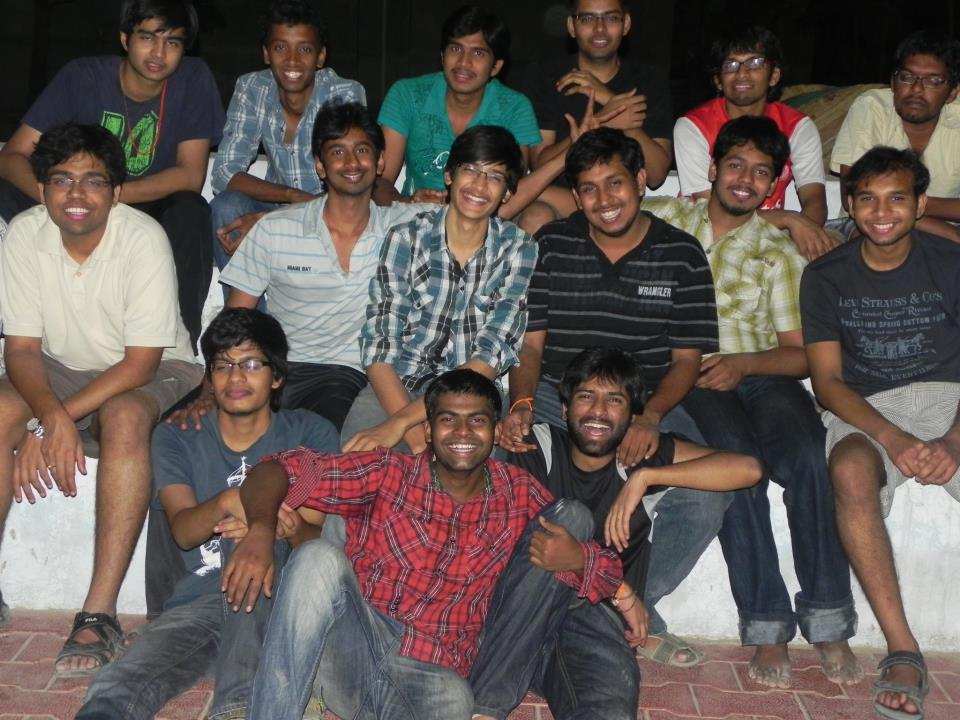
#> input picture gang.jpg, 960 x 720 px
$ python detect_faces.py --face haarcascade_frontalface_default.xml --image gang.jpg
#> lines starting #> are read from the running program, lines starting #| are printed output that depends on the picture
### facedetector.py
import cv2

class FaceDetector:
    def __init__(self , faceCascadePath):
        self.faceCascade = cv2.CascadeClassifier(faceCascadePath)

    def detect(self, image, scaleFactor = 1.1 , minNeighbors = 5,
               minSize = (30,30)):
        rects = self.faceCascade.detectMultiScale(image,
            scaleFactor = scaleFactor,
            minNeighbors = minNeighbors,
            minSize = minSize,
            flags = cv2.CASCADE_SCALE_IMAGE)


        return rects


### detect_faces.py
from __future__ import print_function
from facedetector import FaceDetector
import argparse
import cv2

ap = argparse.ArgumentParser()
ap.add_argument("-f", "--face",required = True,
                help = "path to where the face cascade resides")
ap.add_argument("-i","--image",required = True,
                help = "path to where the image file resides")
args = vars(ap.parse_args())

image = cv2.imread(args["image"])
#> image is the input picture: shape (720, 960, 3); mean B, G, R 83.5, 87.6, 99
gray = cv2.cvtColor(image, cv2.COLOR_BGR2GRAY)
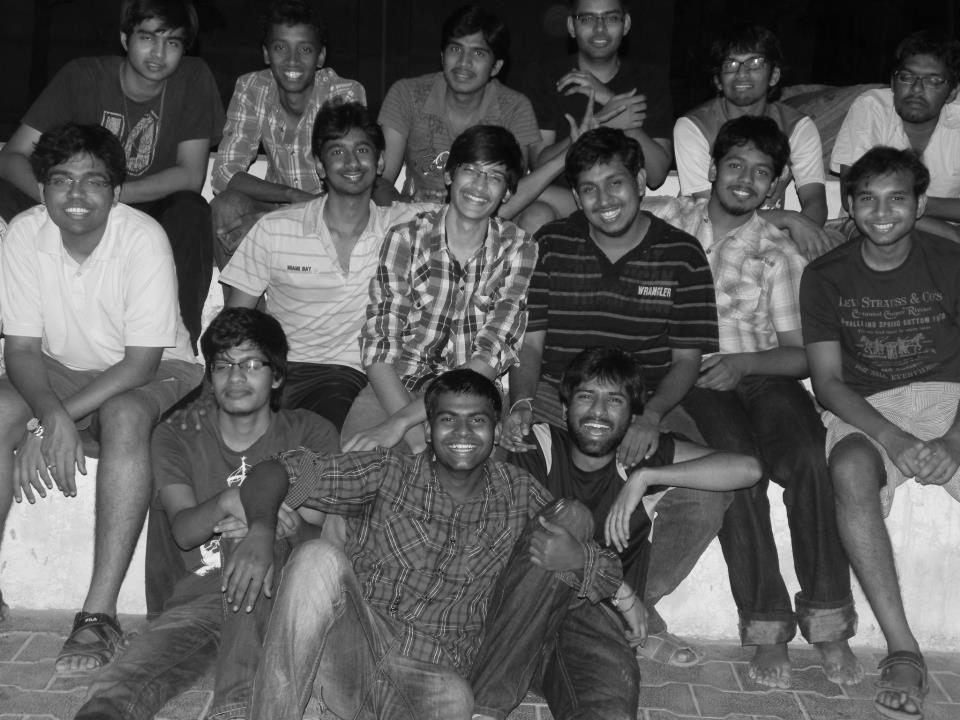
#> gray: shape (720, 960); min 1, max 254, mean 90.6

fd = FaceDetector(args["face"])

faceRects = fd.detect(gray, scaleFactor = 1.1, minNeighbors = 2,
                      minSize = (30,30))
#> in detect, `rects = self.faceCascade.detectMultiScale(image, scaleFactor = scaleFa..`: rects = 18 rows, first 6: [346, 240, 38, 38], [436, 28, 61, 61], [574, 1, 53, 53], [261, 22, 65, 65], [890, 58, 60, 60], [318, 123, 65, 65]
#> faceRects has the same summary as rects in detect
print ("I found {} faces".format(len(faceRects)))
#| I found 18 faces

for (x , y, w, h) in faceRects :
    cv2.rectangle(image, (x,y), (x+w , y+h), (0,255,0),2)
#> this loop made 18 passes
#> (x, y, w, h) on passes 1 to 12: (346, 240, 38, 38), (436, 28, 61, 61), (574, 1, 53, 53), (261, 22, 65, 65), (890, 58, 60, 60), (318, 123, 65, 65), (40, 152, 76, 76), (570, 160, 66, 66), (847, 171, 72, 72), (565, 372, 69, 69), (211, 391, 60, 60), (125, 16, 65, 65)
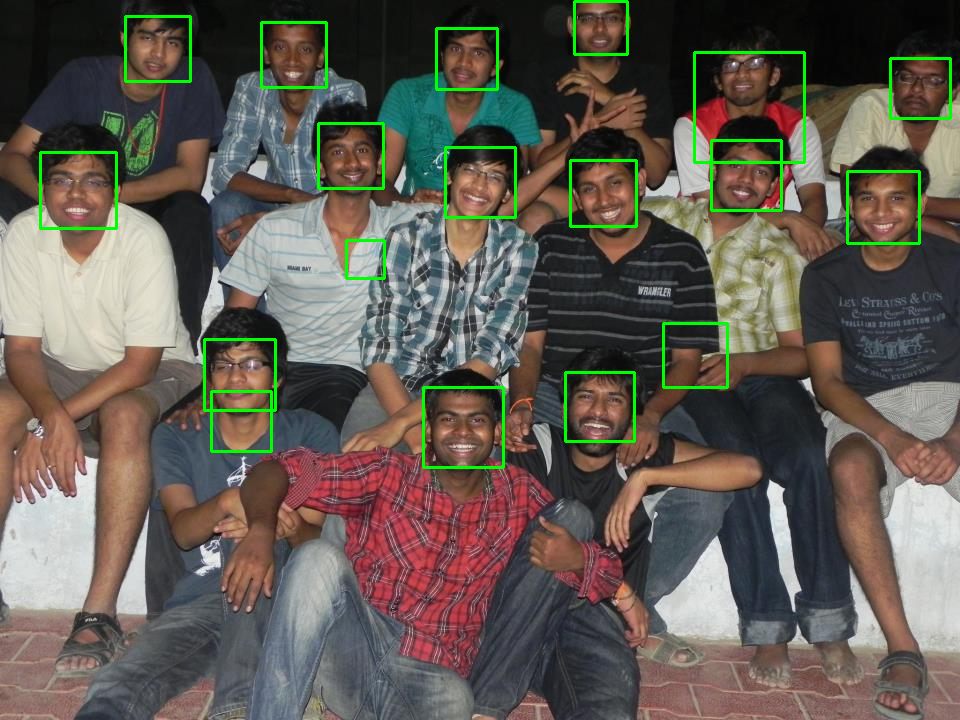
#> image: shape (720, 960, 3); mean B, G, R 82.3, 91.7, 97.5

cv2.imshow("Faces", image)
cv2.waitKey(0)

#new_image = cv2.imshow("img-windows", image)

#cv2.imwrite("newimage.jpg", image)
#cv2.waitKey(0)
